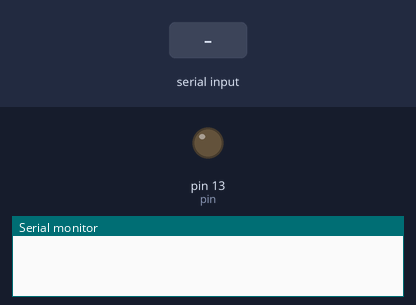
A sketch run on a simulated Arduino Uno, built with avr-gcc and run on an emulated ATmega328P. Shown: output pins drawn as LEDs (lit = HIGH), the last lines printed to the serial monitor. Inputs (shaded band) come from the test bench.

Above: at 1.2 s.
1.3 s: "a" received over Serial
At 2.4 s:
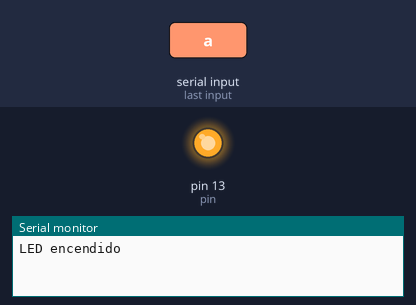
2.8 s: "b" received over Serial
At 3.6 s:
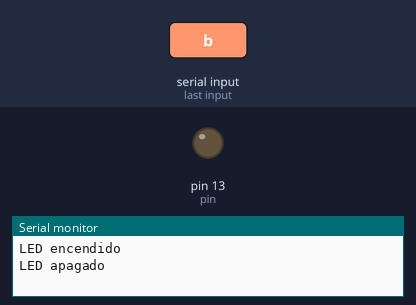
4.3 s: "A" received over Serial
At 4.7 s:
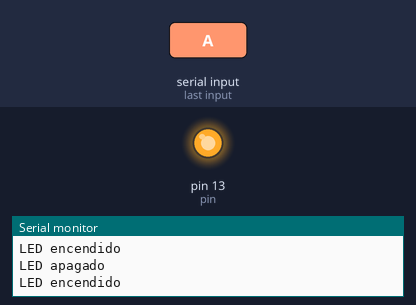
5.8 s: "B" received over Serial
At 7.1 s:
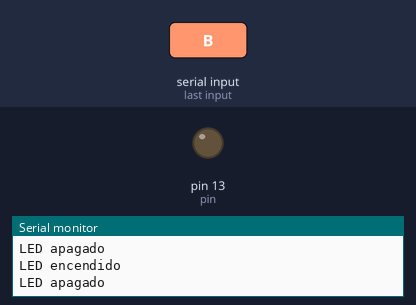
Timing chart, 0 to 8.3 s (numbered marks = the images above; inputs shaded):
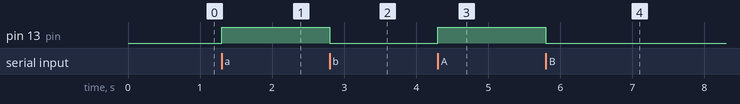

Measured:
- after the input at 1.3 s, pin 13 (pin): LOW → HIGH at once
- after the input at 2.8 s, pin 13 (pin): HIGH → LOW at once
- after the input at 4.3 s, pin 13 (pin): LOW → HIGH at once
- after the input at 5.8 s, pin 13 (pin): HIGH → LOW at once

The sketch:

Comunicacion_Serial_PasandoDatoManualmente.ino
```cpp
int pin = 13;  // Creamos una variable para el pin del LED que se encuentra incluido en la placa Arduino
char dato;  // Variable para recibir dato del monitor serie

void setup() {
  Serial.begin(9600);  // Iniciamos comunicación serial a 9600 baudios
  pinMode(pin,OUTPUT);  // Configuramos pin del LED
}

void loop() {
  if(Serial.available() != 0)   // Verificamos si está disponible la comuicación serie
  {
    dato = Serial.read();
    if(dato == 'a' || dato == 'A')  // Comprobamos si se cumple la condición
    {
      digitalWrite(pin,HIGH);   // Se enciende el LED
      Serial.println("LED encendido");  //Mandamos un mensaje al monitor serie de que el LED se encendió
    }
    if(dato == 'b' || dato == 'B')  // Comprobamos si se cumple la condición
    {
      digitalWrite(pin,LOW);  // Se apaga el LED
      Serial.println("LED apagado");  //Mandamos un mensaje al monitor serie de que el LED se apagó
    }
  }
}
```
